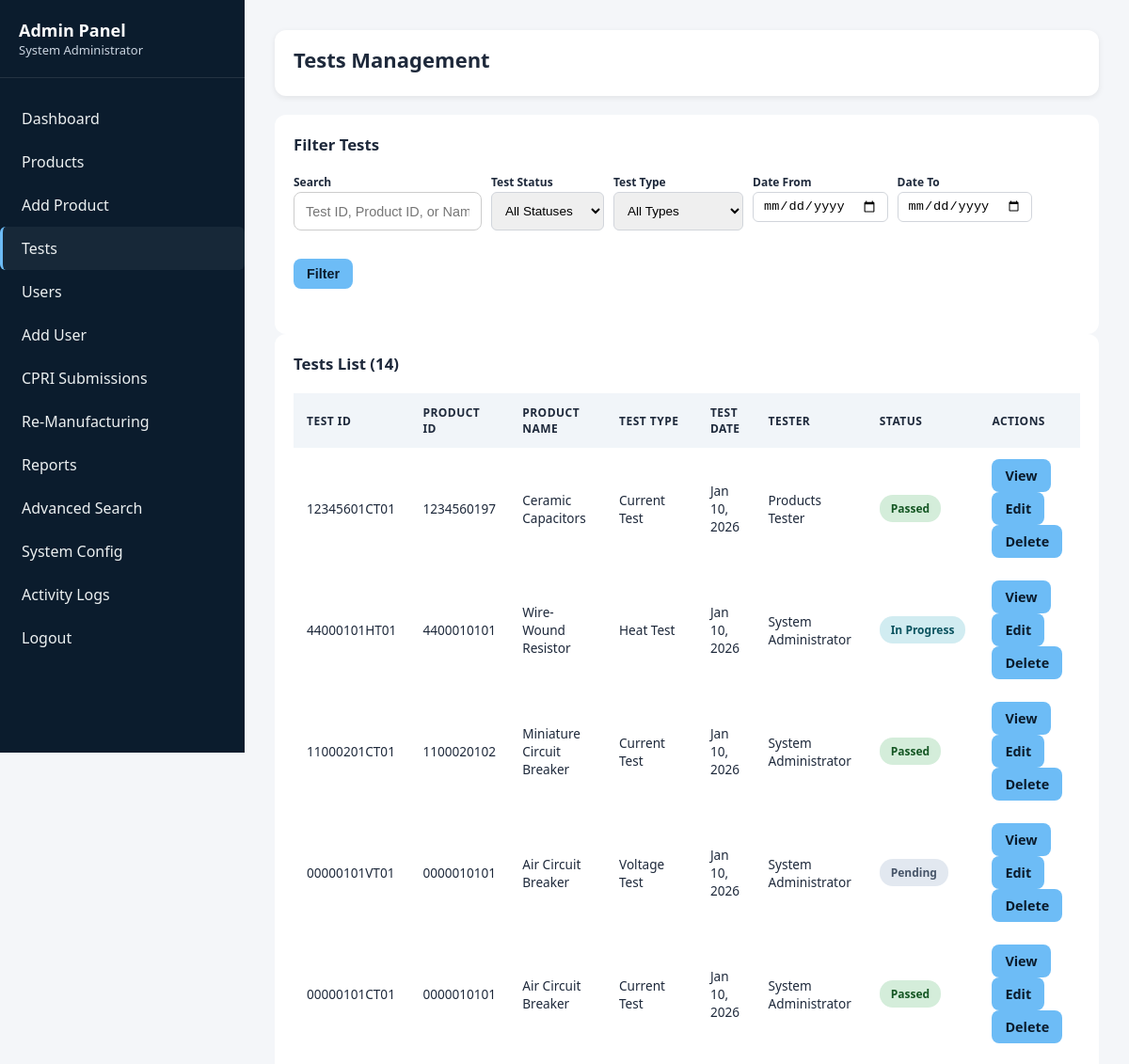
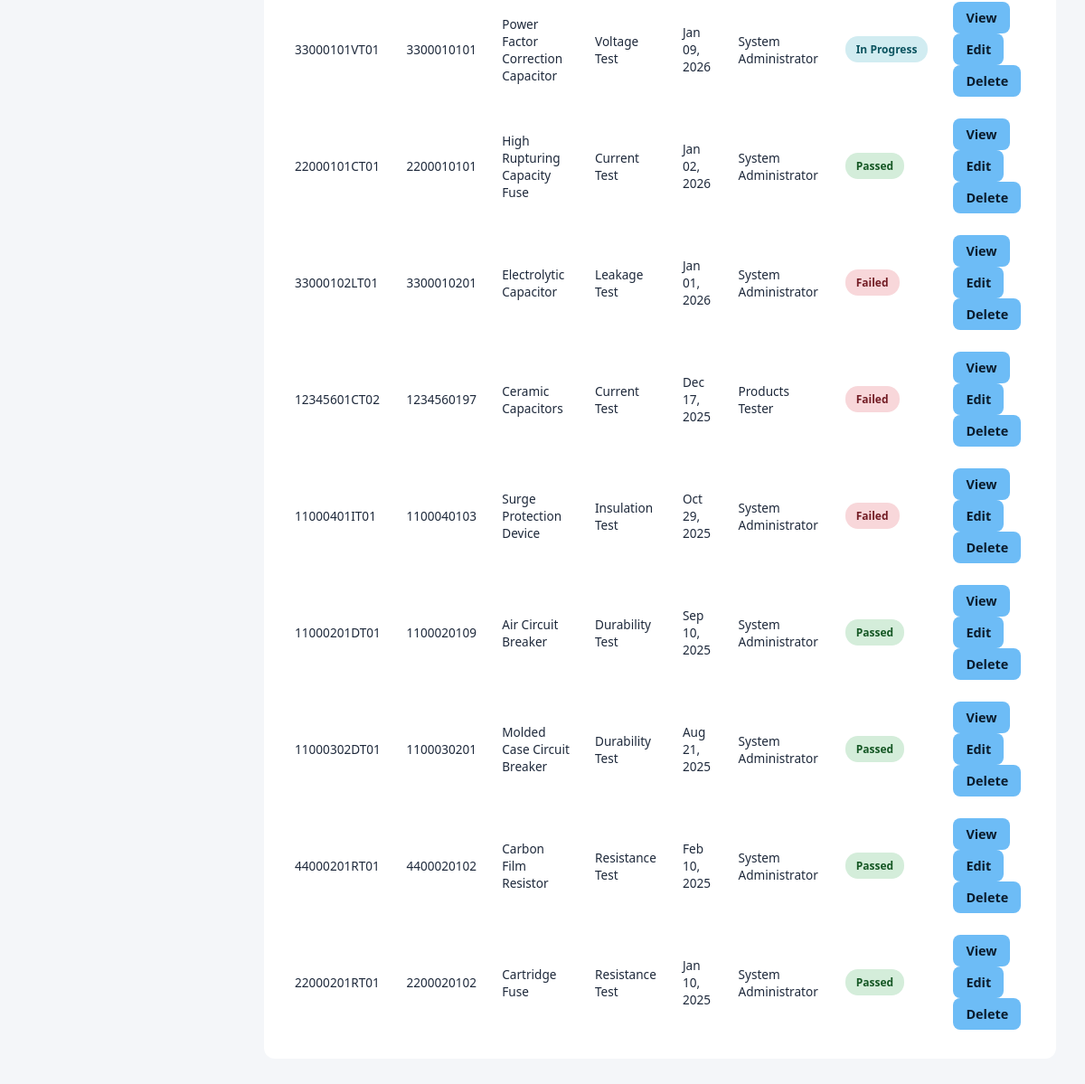
/backend/admin/tests/list.php (signed in), run on the app's committed database (2 pictures, top to bottom).
### tables this page shows
CREATE TABLE `tests` (
  `test_id` varchar(12) NOT NULL,
  `product_id` varchar(10) NOT NULL,
  `test_type_id` int(11) NOT NULL,
  `product_code` varchar(6) NOT NULL,
  `revision_number` varchar(2) NOT NULL,
  `testing_code` varchar(2) NOT NULL,
  `roll_number` varchar(2) NOT NULL,
  `test_date` date NOT NULL,
  `test_time` time NOT NULL,
  `tester_id` int(11) NOT NULL,
  `test_status` enum('Pending','In Progress','Passed','Failed') DEFAULT 'Pending',
  `observed_results` text DEFAULT NULL,
  `test_criteria_met` tinyint(1) DEFAULT NULL,
  `test_remarks` text DEFAULT NULL,
  `failure_reason` text DEFAULT NULL,
  `retest_required` tinyint(1) DEFAULT 0,
  `retest_count` int(11) DEFAULT 0,
  `approved_by` int(11) DEFAULT NULL,
  `approval_date` timestamp NULL DEFAULT NULL,
  `created_at` timestamp NOT NULL DEFAULT current_timestamp(),
  `updated_at` timestamp NOT NULL DEFAULT current_timestamp() ON UPDATE current_timestamp()
);

CREATE TABLE `products` (
  `product_id` varchar(10) NOT NULL,
  `product_type_id` int(11) NOT NULL,
  `product_name` varchar(150) NOT NULL,
  `product_code` varchar(6) NOT NULL,
  `revision_number` varchar(2) NOT NULL,
  `manufacturing_number` varchar(2) NOT NULL,
  `batch_number` varchar(50) DEFAULT NULL,
  `manufacturing_date` date NOT NULL,
  `quantity` int(11) DEFAULT 1,
  `specifications` text DEFAULT NULL,
  `current_status` enum('In Testing','Passed','Failed','Re-Manufacturing','Sent to CPRI') DEFAULT 'In Testing',
  `cpri_submission_date` date DEFAULT NULL,
  `remarks` text DEFAULT NULL,
  `created_by` int(11) NOT NULL,
  `created_at` timestamp NOT NULL DEFAULT current_timestamp(),
  `updated_at` timestamp NOT NULL DEFAULT current_timestamp() ON UPDATE current_timestamp()
);

CREATE TABLE `test_types` (
  `test_type_id` int(11) NOT NULL,
  `test_type_code` varchar(6) NOT NULL,
  `test_type_name` varchar(100) NOT NULL,
  `test_description` text DEFAULT NULL,
  `test_criteria` text DEFAULT NULL,
  `test_parameters` text DEFAULT NULL,
  `department` varchar(50) DEFAULT NULL,
  `is_active` tinyint(1) DEFAULT 1,
  `created_at` timestamp NOT NULL DEFAULT current_timestamp()
);

CREATE TABLE `users` (
  `user_id` int(11) NOT NULL,
  `username` varchar(50) NOT NULL,
  `password` varchar(255) NOT NULL,
  `full_name` varchar(100) NOT NULL,
  `email` varchar(100) NOT NULL,
  `phone` varchar(15) DEFAULT NULL,
  `user_type` enum('Admin','Tester','Supervisor') NOT NULL,
  `is_active` tinyint(1) DEFAULT 1,
  `created_at` timestamp NOT NULL DEFAULT current_timestamp(),
  `last_login` timestamp NULL DEFAULT NULL
);

### backend/admin/tests/list.php (the view, shortened to what this page needs)
<?php
require_once '../../config/database.php';
$search_term = $_GET['search'] ?? '';
$date_from = $_GET['date_from'] ?? '';
$date_to = $_GET['date_to'] ?? '';
$query = "SELECT t.*, p.product_name, p.current_status as product_status, tt.test_type_name, u.full_name as tester_name
          FROM tests t
          JOIN products p ON t.product_id = p.product_id
          JOIN test_types tt ON t.test_type_id = tt.test_type_id
          JOIN users u ON t.tester_id = u.user_id
          WHERE 1=1";
$query .= " ORDER BY t.test_date DESC, t.test_time DESC";
$stmt = $conn->prepare($query);
$stmt->execute();
$tests = $stmt->get_result()->fetch_all(MYSQLI_ASSOC);
?>
<!DOCTYPE html>
<html lang="en">
<head>
    <link rel="stylesheet" href="../../supervisor/public/style.css">
</head>
<body>
    <div class="dashboard-container">
        <aside class="sidebar">
            <div class="sidebar-header">
                <h2>Admin Panel</h2>
                <p><?php echo htmlspecialchars($_SESSION['full_name']); ?></p>
            </div>
            <ul class="sidebar-menu">
                <li><a href="../index.php">Dashboard</a></li>
                <li><a href="../products/list.php">Products</a></li>
                <li><a href="../products/add.php">Add Product</a></li>
                <li><a href="list.php" class="active">Tests</a></li>
                <li><a href="../users/list.php">Users</a></li>
                <li><a href="../users/add.php">Add User</a></li>
                <li><a href="../cpri/list.php">CPRI Submissions</a></li>
                <li><a href="../remanufacturing/list.php">Re-Manufacturing</a></li>
                <li><a href="../reports/index.php">Reports</a></li>
                <li><a href="../search.php">Advanced Search</a></li>
                <li><a href="../config.php">System Config</a></li>
                <li><a href="../logs.php">Activity Logs</a></li>
                <li><a href="../../logout.php">Logout</a></li>
            </ul>
        </aside>
        <main class="main-content">
            <div class="top-bar">
                <h1>Tests Management</h1>
            </div>
            <div class="content-section">
                <h2 style="margin-bottom: 20px;">Filter Tests</h2>
                <form method="GET" action="">
                    <div class="filters">
                        <div class="filter-group">
                            <label>Search</label>
                            <input type="text" name="search" value="<?php echo htmlspecialchars($search_term); ?>" placeholder="Test ID, Product ID, or Name">
                        </div>
                        <div class="filter-group">
                            <label>Test Status</label>
                            <select name="status">
                                <option value="">All Statuses</option>
                            </select>
                        </div>
                        <div class="filter-group">
                            <label>Test Type</label>
                            <select name="type">
                                <option value="">All Types</option>
                            </select>
                        </div>
                        <div class="filter-group">
                            <label>Date From</label>
                            <input type="date" name="date_from" value="<?php echo htmlspecialchars($date_from); ?>">
                        </div>
                        <div class="filter-group">
                            <label>Date To</label>
                            <input type="date" name="date_to" value="<?php echo htmlspecialchars($date_to); ?>">
                        </div>
                        <div class="filter-group" style="display: flex; align-items: flex-end;">
                            <button type="submit" class="btn btn-primary" style="width: 100%;">Filter</button>
                        </div>
                    </div>
                </form>
            </div>
            <div class="content-section">
                <h2 style="margin-bottom: 20px;">Tests List (<?php echo count($tests); ?>)</h2>
                <div class="table-responsive table-compact">
                    <?php if (count($tests) > 0): ?>
                    <table>
                        <thead>
                            <tr>
                                <th class="col-id">Test ID</th>
                                <th class="col-product">Product ID</th>
                                <th class="col-name">Product Name</th>
                                <th class="col-type">Test Type</th>
                                <th class="col-date">Test Date</th>
                                <th class="col-tester">Tester</th>
                                <th class="col-status">Status</th>
                                <th class="col-actions">Actions</th>
                            </tr>
                        </thead>
                        <tbody>
                            <?php foreach ($tests as $test): ?>
                            <tr>
                                <td><?php echo htmlspecialchars($test['test_id']); ?></td>
                                <td><?php echo htmlspecialchars($test['product_id']); ?></td>
                                <td><?php echo htmlspecialchars($test['product_name']); ?></td>
                                <td><?php echo htmlspecialchars($test['test_type_name']); ?></td>
                                <td><?php echo date('M d, Y', strtotime($test['test_date'])); ?></td>
                                <td><?php echo htmlspecialchars($test['tester_name']); ?></td>
                                <td>
                                    <?php
                                    $badge_class = 'badge-pending';
                                    if ($test['test_status'] == 'Passed') $badge_class = 'badge-success';
                                    elseif ($test['test_status'] == 'Failed') $badge_class = 'badge-danger';
                                    elseif ($test['test_status'] == 'In Progress') $badge_class = 'badge-info';
                                    ?>
                                    <span class="badge <?php echo $badge_class; ?>"><?php echo $test['test_status']; ?></span>
                                </td>
                                <td>
                                    <div class="action-group">
                                        <a href="view.php?id=<?php echo $test['test_id']; ?>" class="btn btn-sm btn-view">View</a>
                                        <a href="edit.php?id=<?php echo $test['test_id']; ?>" class="btn btn-sm btn-edit">Edit</a>
                                        <a href="list.php?delete=<?php echo $test['test_id']; ?>" class="btn btn-sm btn-delete confirm-delete" data-msg="Are you sure you want to delete this test?">Delete</a>
                                    </div>
                                </td>
                            </tr>
                            <?php endforeach; ?>
                        </tbody>
                    </table>
                    <?php else: ?>
                    <p style="text-align: center; padding: 40px; color: #7f8c8d;">No tests found.</p>
                    <?php endif; ?>
                </div>
            </div>
        </main>
    </div>
</body>
</html>

### data on the page
tests: test_id "12345601CT01", product "1234560197", product.product_name "Ceramic Capacitors", test_type.test_type_name "Current Test", test_date "Jan 10, 2026", tester.full_name "Products Tester", test_status "Passed"
tests: test_id "44000101HT01", product "4400010101", product.product_name "Wire-Wound Resistor", test_type.test_type_name "Heat Test", test_date "Jan 10, 2026", tester.full_name "System Administrator", test_status "In Progress"
tests: test_id "11000201CT01", product "1100020102", product.product_name "Miniature Circuit Breaker", test_type.test_type_name "Current Test", test_date "Jan 10, 2026", tester.full_name "System Administrator", test_status "Passed"
tests: test_id "00000101VT01", product "0000010101", product.product_name "Air Circuit Breaker", test_type.test_type_name "Voltage Test", test_date "Jan 10, 2026", tester.full_name "System Administrator", test_status "Pending"
tests: test_id "00000101CT01", product "0000010101", product.product_name "Air Circuit Breaker", test_type.test_type_name "Current Test", test_date "Jan 10, 2026", tester.full_name "System Administrator", test_status "Passed"
tests: test_id "33000101VT01", product "3300010101", product.product_name "Power Factor Correction Capacitor", test_type.test_type_name "Voltage Test", test_date "Jan 09, 2026", tester.full_name "System Administrator", test_status "In Progress"
tests: test_id "22000101CT01", product "2200010101", product.product_name "High Rupturing Capacity Fuse", test_type.test_type_name "Current Test", test_date "Jan 02, 2026", tester.full_name "System Administrator", test_status "Passed"
tests: test_id "33000102LT01", product "3300010201", product.product_name "Electrolytic Capacitor", test_type.test_type_name "Leakage Test", test_date "Jan 01, 2026", tester.full_name "System Administrator", test_status "Failed"
tests: test_id "12345601CT02", product "1234560197", product.product_name "Ceramic Capacitors", test_type.test_type_name "Current Test", test_date "Dec 17, 2025", tester.full_name "Products Tester", test_status "Failed"
tests: test_id "11000401IT01", product "1100040103", product.product_name "Surge Protection Device", test_type.test_type_name "Insulation Test", test_date "Oct 29, 2025", tester.full_name "System Administrator", test_status "Failed"
tests: test_id "11000201DT01", product "1100020109", product.product_name "Air Circuit Breaker", test_type.test_type_name "Durability Test", test_date "Sep 10, 2025", tester.full_name "System Administrator", test_status "Passed"
tests: test_id "11000302DT01", product "1100030201", product.product_name "Molded Case Circuit Breaker", test_type.test_type_name "Durability Test", test_date "Aug 21, 2025", tester.full_name "System Administrator", test_status "Passed"
tests: test_id "44000201RT01", product "4400020102", product.product_name "Carbon Film Resistor", test_type.test_type_name "Resistance Test", test_date "Feb 10, 2025", tester.full_name "System Administrator", test_status "Passed"
tests: test_id "22000201RT01", product "2200020102", product.product_name "Cartridge Fuse", test_type.test_type_name "Resistance Test", test_date "Jan 10, 2025", tester.full_name "System Administrator", test_status "Passed"

### other printed values
$_SESSION['full_name'] "System Administrator"
count($tests) "14"
